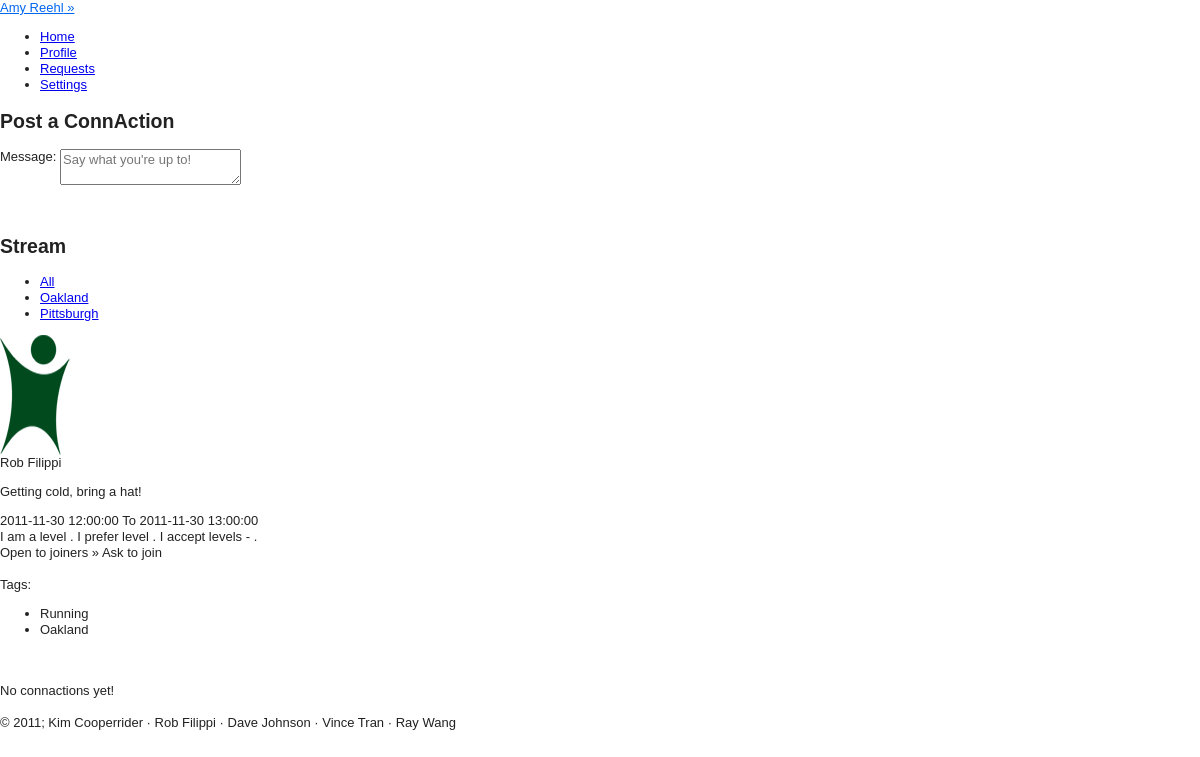
The page /views/home.php (signed in) on the database as committed earlier.
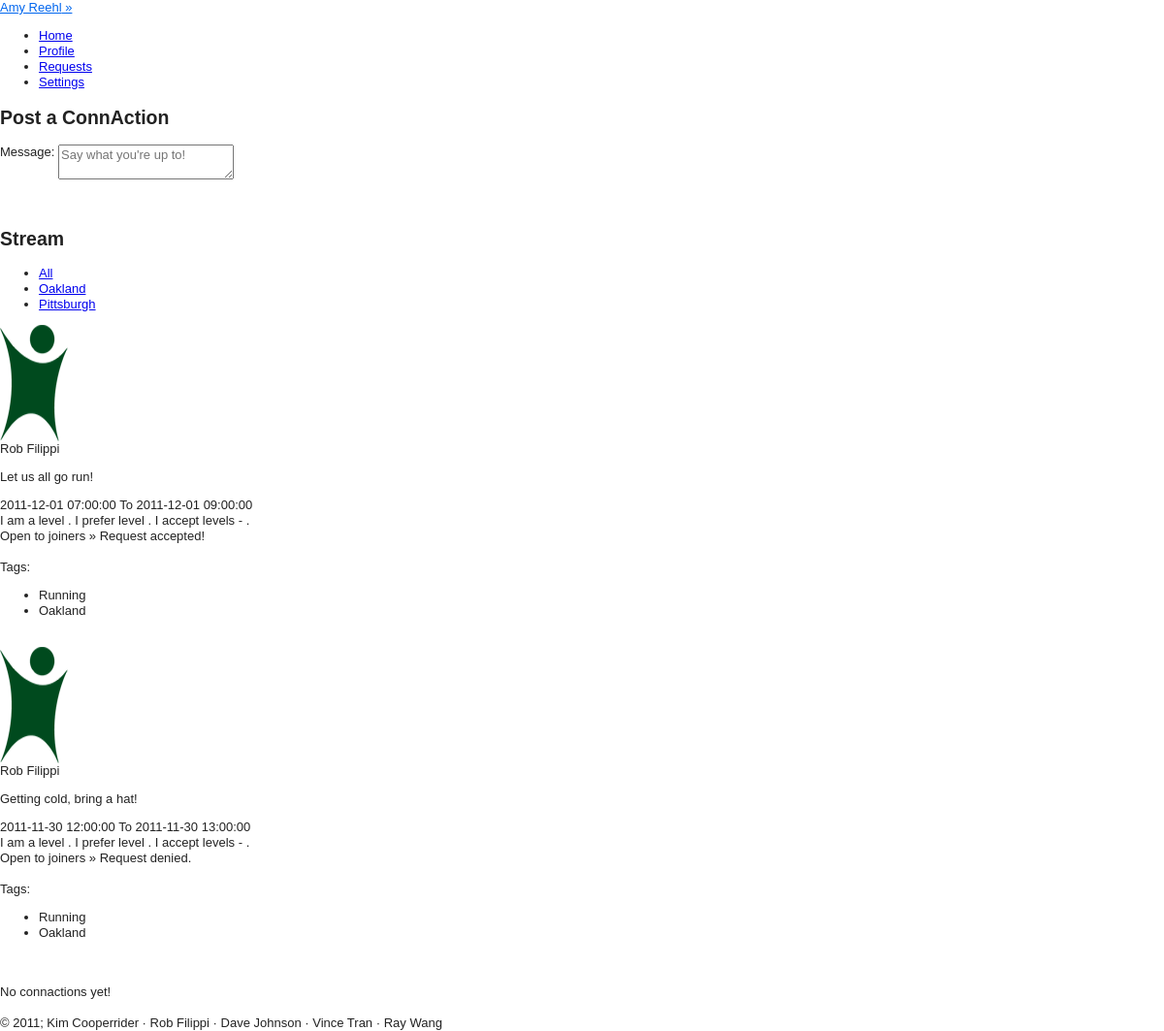
The same page on the database as committed later.
### tables this page shows
CREATE TABLE IF NOT EXISTS `users` (
  `USER_ID` int(11) NOT NULL AUTO_INCREMENT,
  `PASSWORD` varchar(100) NOT NULL,
  `FIRST_NAME` char(20) DEFAULT NULL,
  `LAST_NAME` char(20) DEFAULT NULL,
  `STREET` varchar(25) DEFAULT NULL,
  `CITY` char(20) DEFAULT NULL,
  `STATE` char(2) DEFAULT NULL,
  `ZIP` int(11) DEFAULT NULL,
  `PHONE` char(12) DEFAULT NULL,
  `INTERESTS` varchar(4000) DEFAULT NULL,
  `PROFILE_PIC` varchar(45) NOT NULL DEFAULT 'public/images/avatar.png',
  `email` varchar(25) DEFAULT NULL,
  `DOB` date DEFAULT NULL,
  `GENDER` char(1) DEFAULT NULL,
  PRIMARY KEY (`USER_ID`)
);

CREATE TABLE IF NOT EXISTS `connactions` (
  `CONNACTION_ID` int(11) NOT NULL AUTO_INCREMENT,
  `POST_TIME` date NOT NULL,
  `USER_ID` int(11) NOT NULL,
  `LOCATION` varchar(255) NOT NULL,
  `START_TIME` datetime DEFAULT NULL,
  `MESSAGE` varchar(4000) DEFAULT NULL,
  `END_TIME` datetime DEFAULT NULL,
  `UNIQUE_NETWORK_ID` int(11) NOT NULL,
  `IS_PRIVATE` int(11) DEFAULT '0',
  PRIMARY KEY (`CONNACTION_ID`)
);

CREATE TABLE IF NOT EXISTS `unique_networks` (
  `UNIQUE_NETWORK_ID` int(11) NOT NULL AUTO_INCREMENT,
  `NETWORK_ID` int(11) DEFAULT NULL,
  `ACTIVITY_ID` int(11) DEFAULT NULL,
  PRIMARY KEY (`UNIQUE_NETWORK_ID`)
);

CREATE TABLE IF NOT EXISTS `activities` (
  `ACTIVITY_ID` int(11) NOT NULL AUTO_INCREMENT,
  `ACTIVITY_NAME` varchar(20) NOT NULL,
  PRIMARY KEY (`ACTIVITY_ID`)
);

CREATE TABLE IF NOT EXISTS `networks` (
  `NETWORK_ID` int(11) NOT NULL AUTO_INCREMENT,
  `AREA` varchar(25) NOT NULL,
  `STATE` varchar(2) NOT NULL,
  PRIMARY KEY (`NETWORK_ID`)
);

### views/config.php (called while the page is built, shortened)
<?php
include("functions_connactions.php");
include("functions_join_requests.php");
	function cookieExists(){
		if(isset($_COOKIE['ID_my_site']))
			return TRUE;
		else
			return FALSE;
	}
	function validCookie(){
		$username = $_COOKIE['ID_my_site'];
		$pass = $_COOKIE['Key_my_site'];
		$info = getDatabaseInfo("users", "email", $username);
			if ($pass != $info['PASSWORD']) {
				return FALSE;
			}
			else{
				return TRUE;
 			}
	}
	function getDatabaseInfo($table, $attribute, $value){
		$check = getResourceIDs($table, $attribute, $value);
		return mysql_fetch_array($check);
	}
	function getResourceIDs($table, $attribute, $value){
		$check = mysql_query("SELECT * FROM $table WHERE $attribute = '$value'")or die(mysql_error());
		return $check;
	}
	function getResourceIDs2($table, $attribute1, $value1, $attribute2, $value2){
		$check = mysql_query("SELECT * FROM $table WHERE $attribute1 = '$value1' AND $attribute2 = '$value2'")or die(mysql_error());
		return $check;
	}
	function getName(){
		if(cookieExists())
		{
			if (validCookie()) {
				$username = $_COOKIE['ID_my_site'];
				$info = getDatabaseInfo("users", "email", $username);
				return $info['FIRST_NAME'] . " " . $info['LAST_NAME'];
			}
		}
	}
	function getUserID(){
		if(cookieExists())
		{
			if (validCookie()) {
				$username = $_COOKIE['ID_my_site'];
				$info = getDatabaseInfo("users", "email", $username);
				return $info['USER_ID'];
			}
		}
	}
	function getUserName($userID){
		$info = getDatabaseInfo("users", "user_id", $userID);
		return $info['FIRST_NAME'] . " " . $info['LAST_NAME'];
	}
	function getNetworkID($networkName){
		$network = getDatabaseInfo("networks","area", $networkName);
		$networkID = $network['NETWORK_ID'];
		return $networkID;
	}
	function getNetworkName($networkID){
		$network = getDatabaseInfo("networks", "network_id", $networkID);
		$networkName = $network['AREA'];
		return $networkName;
	}
	function getNetworkNames(){
		$userID = getUserID();
		$networkName = array();
		$index = 0;
		$resourceID = getResourceIDs("user_networks", "user_id", $userID);
		while($info = mysql_fetch_array($resourceID)){
			$uniqueNetwork = getDatabaseInfo("unique_networks","unique_network_id", $info['UNIQUE_NETWORK_ID']);
			$networkID = $uniqueNetwork['NETWORK_ID'];
			if($index == 0){
				$previousID = $networkID;
				$index++;
				$networkName[] = getNetworkName($networkID);
			}
			else{
				if($previousID != $networkID){
					$previousID = $networkID;
					$networkName[] = getNetworkName($networkID);
				}
			}
		}
		return $networkName;
	}
?>

### views/functions_connactions.php (called while the page is built, shortened)
<?
	function getConnactions($n_aID, $option){
		$connactionUsers = array();
		if($option == 0){
			$result = mysql_query("SELECT * FROM connactions WHERE activity_id = '$n_aID' ORDER BY connaction_id DESC")or die(mysql_error());
			while($info = mysql_fetch_array($result)){
				$connactionUsers[] = $info;
			}
			return $connactionUsers;
		}
		else if($option == 1){
			$getsubscract = "select distinct ua.activity_id from user_activities ua, user_networks usn, unique_networks un where ua.user_id = ".getUserID()." and usn.user_id = ".getUserID()." and un.network_id = ".$n_aID." and usn.unique_network_id = un.unique_network_id";
			$string = "";
			$stuff = mysql_query($getsubscract);
			while($info = mysql_fetch_array($stuff)){
				$string = $string."'".$info[0]."',";
			}
			$string = substr($string, 0, strlen($string)-1);
			$getun = "select unique_network_id from unique_networks where network_id = ".$n_aID." and activity_id in(".$string.")";
			$string1 ="";
			$stuff = mysql_query($getun);
			while($info = mysql_fetch_array($stuff)){
				$string1 = $string1."'".$info[0]."',";
			}
			$string1 = substr($string1, 0, strlen($string1)-1);
			$query = "SELECT * FROM connactions WHERE unique_network_id in (".$string1.") ORDER BY connaction_id DESC";
			$result = mysql_query($query)or die(mysql_error());
			while($info = mysql_fetch_array($result)){
				$connactionUsers[] = $info;
			}
			return $connactionUsers;
		}
		else{
			return "error";
		}
	}
?>

### views/functions_join_requests.php (called while the page is built, shortened)
<?
function getApproval($connactionID, $from_user){
	$resourceID = getResourceIDs2("connaction_requests", "connaction_id", $connactionID, "from_user", $from_user);
	$info = mysql_fetch_array($resourceID);
	$status = $info['APPROVED'];
	return $status;
}
?>

### views/home.php (the view, shortened to what this page needs)
<?
	include("header.php");
	if(cookieExists() && validCookie()):
	?>
		<div class="page">
			<form action="<?php echo $_SERVER['PHP_SELF']?>" method="post">
			<div id="postConnaction">
				<div id="postHeader">
					<h2>Post a ConnAction</h2>
				</div>
				<div id="postBoxes">
					<div id="messageBox">Message: <textarea id="message" name="message" placeholder="Say what you're up to!" maxlength="4000"></textarea></div>
							<?php
								$networks = getNetworkNames();
							?>
				</div>
			</div>
			</form>
				<br/><br/>
				<h2>Stream</h2>
				<div class="main feeds-container">
					<ul class="feeds">
						<li id="link_feeds_all" class="link_stream"><a href="#">All</a></li>
						<?
						$networkNames = getNetworkNames();
						foreach ($networkNames as $network): ?>
							<li id="<? echo $network; ?>" class="link_stream"><a href="#"><? echo $network; ?></a></li>
							<? endforeach; ?>
					</ul>
				 <? $networkNames = getNetworkNames();
					foreach ($networkNames as $network) { ?>
					<div class="stream" id="stream_<? echo $network; ?>">
				<? $connactions = getConnactions(getNetworkID($network), 1);
					if ($connactions) {
					foreach($connactions as $post){
						$connactionID = $post[0];
						$userID = $post[2];
						$startTime = $post[4];
						$message = $post[5];
						$endTime = $post[6];
						$unique_network_ID = $post[7];
						$act = mysql_query("select activity_id from unique_networks where unique_network_id = ".$unique_network_ID);
						$net = mysql_query("select network_id from unique_networks where unique_network_id = ".$unique_network_ID);
						$net1 = mysql_fetch_array($net);
						$act1 = mysql_fetch_array($act);
						$networkID = $net1[0];
						$activityID = $act1[0];
					?>
						<div class="post">
							<div class="post-author">
								<img src="<? echo getUserPic($userID); ?>" height="120"/><br/>
								<? echo getUserName($userID) ?>
							</div>
							<div class="post-body">
								<p class="quote"><? echo $message; ?></p>
								<?
									echo $startTime." To ".$endTime?>
							<div class="post-levels">
							<form method="post" action="<?php echo $_SERVER['PHP_SELF']?>">
									I am a level <?php echo getActivityLevel($userID,$activityID, 3); ?>.
									I prefer level <?php echo getActivityLevel($userID,$activityID, 2); ?>.
									I accept levels <?php echo getActivityLevel($userID,$activityID, 0); ?>-
									<? echo getActivityLevel($userID,$activityID, 1); ?>.
								<br/>
								Open to joiners&nbsp;&raquo;
										<?php
											if($userID != getUserID()){
												if(getApproval($connactionID, getUserID()) == -1){
													echo "<span class='request_pending'>Request pending!</span>";
												}
												else if(getApproval($connactionID, getUserID()) == 2){
													echo "<span class='request_denied'>Request denied.</span>";
												}
												else if(getApproval($connactionID, getUserID()) == 1){
													echo "<span class='request_accepted'>Request accepted!</span>";
												}
												else{?>
													<span class="clickable joinExpander">Ask to join</span>
											<?php } ?>
										<?php } ?>
									</form>
							</div>
							<br/>
									Tags:
									<ul class="tags">
										<li><?php echo getActivity($activityID); ?></li>
										<li><?php echo getNetworkName($networkID); ?></li>
									</ul>
							<br/>
							</div>
						</div>
		<?		}		 ?>
	<?  } else echo "<br/>No connactions yet!<br/><br/>"; ?>
	</div>
	<? }
	echo "</div>";
	echo "</div>";
	?>
<? endif; ?>
<? include('footer.php'); ?>

### views/header.php (shortened to what this page needs)
<? include_once("config.php"); ?>
<!DOCTYPE HTML>
<html>
<head>
<link type="text/css" rel="stylesheet" href="../styles/defaults.css"/>
<link type="text/css" rel="stylesheet/less" href="../styles/style.less"/>
<link type="text/css" rel="stylesheet/less" href="../styles/posts.less"/>
<link type="text/css" rel="stylesheet/less" href="../styles/sidebar.less"/>
<link type="text/css" rel="stylesheet" href="../styles/demo_table.css"/>
<link type="text/css" rel="stylesheet" href="../styles/validationEngine.jquery.css" />
<link type="text/css" rel="stylesheet" href="../styles/jquery.fancybox-1.3.4.css" />
</head>
<body>
<div id="container">
	<header>
	<a id="user_login" href="#"><? echo getName(); ?>&nbsp;&raquo;</a>
			<span id="top-nav">
				<ul id="nav">
					<li class="headerlink" id="link_home"><a class="top_links" id="home" href="home.php">Home</a></li>
					<li class="headerlink" id="link_profile"><a class="top_links" id="profile" href="profile.php">Profile</a></li>
					<li class="headerlink" id="link_requests"><a class="top_links" id="requests" href="requests.php">Requests</a></li>
					<li class="headerlink" id="link_settings"><a class="top_links" id="settings" href="settings.php">Settings</a></li>
				</ul>
			</span>
	</header>
	<div id="content">

### views/footer.php
</div>
<div id="footer">&copy; 2011; Kim Cooperrider &middot; Rob Filippi &middot; Dave Johnson &middot; Vince Tran &middot; Ray Wang</div>
</div>
</body>
</html>

### styles/defaults.css (style rules this page uses)
article, aside, details, figcaption, figure, footer, header, hgroup, nav, section { display: block; }
html { font-size: 100%; overflow-y: scroll; -webkit-text-size-adjust: 100%; -ms-text-size-adjust: 100%; }
body { margin: 0; font-size: 13px; line-height: 1.231; }
body, button, input, select, textarea { font-family: sans-serif; color: #222; }
a { color: #00e; }
ul, ol { margin: 1em 0; padding: 0 0 0 40px; }
img { border: 0; -ms-interpolation-mode: bicubic; vertical-align: middle; }
form { margin: 0; }
button, input, select, textarea { font-size: 100%; margin: 0; vertical-align: baseline; *vertical-align: middle; }
textarea { overflow: auto; vertical-align: top; resize: vertical; }

Rows that differ between the two databases and show on the page:
added connactions: USER_ID.PROFILE_PIC (placeholder picture), USER_ID.LAST_NAME "Rob Filippi", MESSAGE "Let us all go run!", START_TIME "2011-12-01 07:00:00", END_TIME "2011-12-01 09:00:00", shows "Request accepted!", UNIQUE_NETWORK_ID.ACTIVITY_NAME "Running", UNIQUE_NETWORK_ID.AREA "Oakland"
Other text that changed with them:
list line gone: "Ask to join"
new list line: "Request denied."
